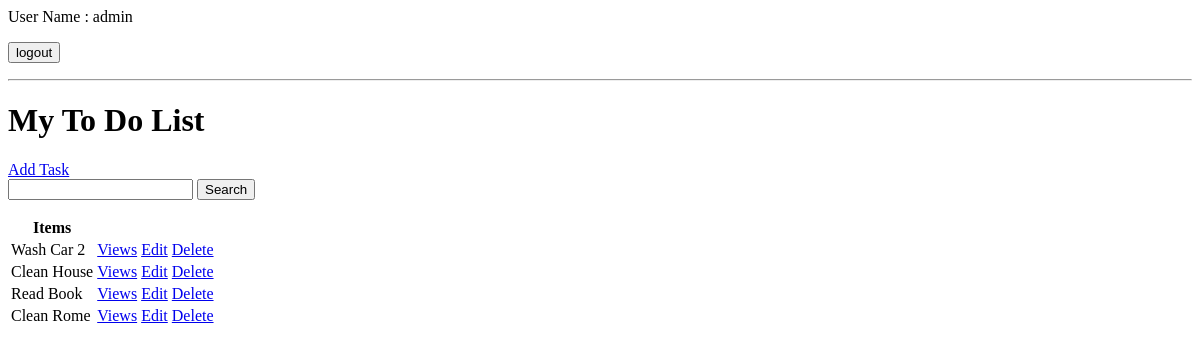
Page / (signed in) on the earlier database version.
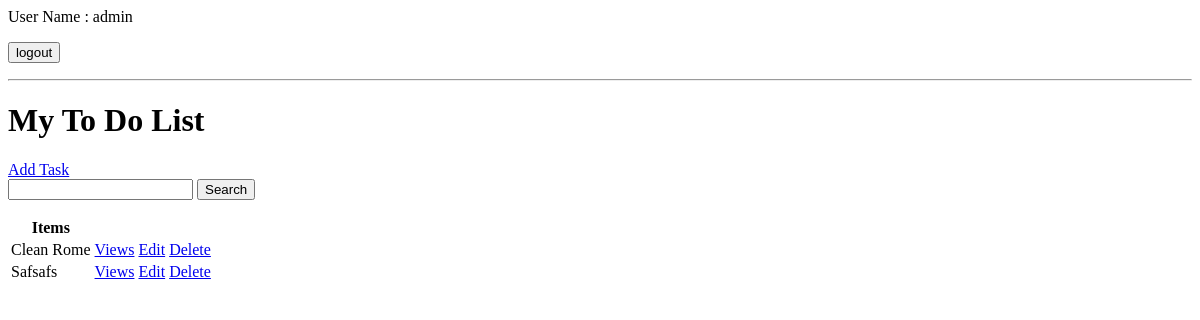
Same page on the later database version.
### base/models.py (models this page shows, shortened)
class Task(models.Model):
    user = models.ForeignKey(User, on_delete=models.CASCADE, null=True, blank=True)
    title = models.CharField(max_length=100, null=True, blank=True)
    description = models.TextField(null=True, blank=True)
    complete = models.BooleanField(default=False)
    create = models.DateTimeField(auto_now_add=True)
    class Meta:
        ordering = ["complete"]

### base/views.py (the view)
# urls.py: path('',views.TaskList.as_view(),name='tasks'),
class TaskList(LoginRequiredMixin, ListView):
    model = Task
    context_object_name = "tasks"
    template_name = "task_list.html"
    def get_context_data(self, **kwargs):
        context = super().get_context_data(**kwargs)
        context["tasks"] = context["tasks"].filter(user=self.request.user)
        context["count"] = context["tasks"].filter(complete=False).count()
        search_input = self.request.GET.get("search-erea") or ""
        if search_input:
            context["tasks"] = context["tasks"].filter(title__icontains=search_input)
        context["search_input"] = search_input
        return context

### base/templates/base/task_list.html (shortened to what this page needs)
{% if request.user.is_authenticated %}
<p>User Name : {{request.user}}</p>
<form method="post" action="{% url 'logout' %}">
    <button type="submit">logout</button>
</form>
{% else %}
<a href="{% url 'login' %}">LogIn</a>
{% endif %}
<hr>
<h1>My To Do List</h1>
<a href="{% url 'task_create' %}">Add Task</a>
<form action="" method="get">
    <input type="text" name="search-erea" value="{{search_input}}">
    <input type="submit" value="Search">
</form>
<table>
    <tr>
        <th>Items</th>
        <th></th>
        <th></th>
        <th></th>
    </tr>
    {% for task in tasks %}
    <tr>
        <td>
            {{task.title|title}}
        </td>
        <td><a href="{% url 'task_detail' task.id %}">Views</a></td>
        <td><a href="{% url 'task_update' task.id %}">Edit</a></td>
        <td><a href="{% url 'task_delete' task.id %}">Delete</a></td>
    </tr>
    {% empty %}
    <h3>
        No Items In List
    </h3>
    {% endfor %}
</table>

Differences in the rows shown:
removed Task: title "Wash Car 2"
removed Task: title "Clean House"
removed Task: title "Read Book"
added Task: title "Safsafs"
